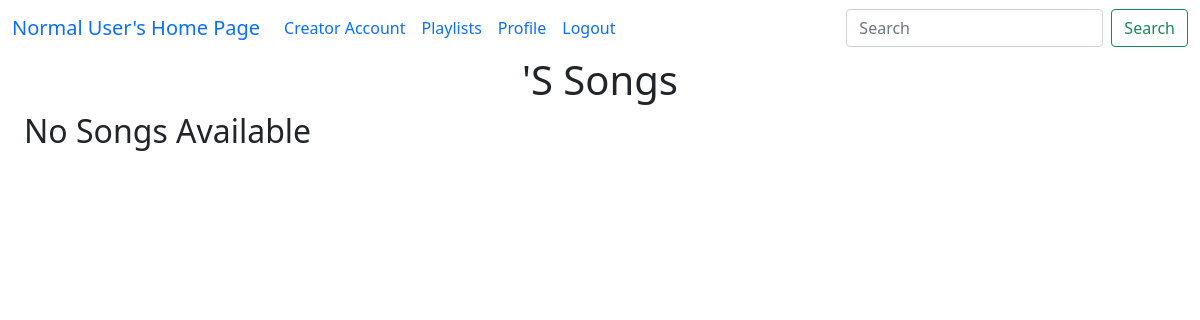
Page /playlist_songs/1/1 on the earlier database version.
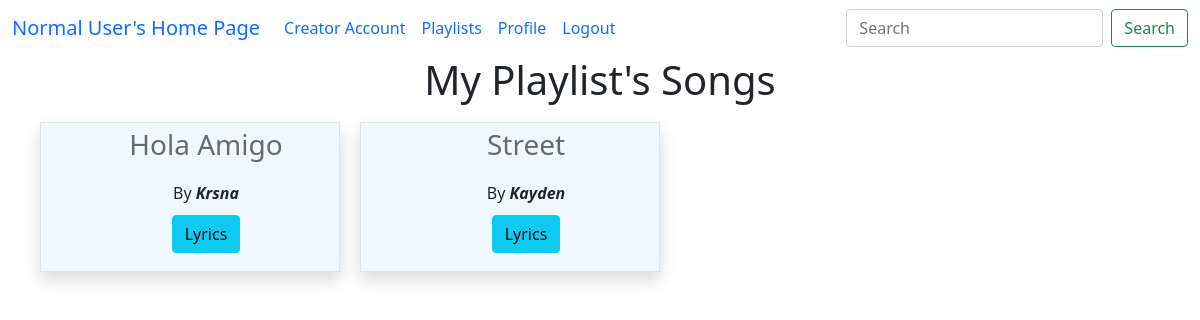
Same page on the later database version.
### model1.py (models this page shows, shortened)
class Playlist(db.Model):
    playlist_id = db.Column(db.Integer, primary_key=True)
    playlist_name = db.Column(db.String(100), nullable=False)
    user_id = db.Column(db.Integer, db.ForeignKey("user.user_id"), nullable=False)
    playlist_songs = db.relationship("Playlist_Songs", backref="playlist",cascade="all, delete")
    user = db.relationship("User", backref="playlists")

class Song(db.Model):
    song_id = db.Column(db.Integer, primary_key=True)
    song_name = db.Column(db.String(100), nullable=False)
    song_artist = db.Column(db.String(100))
    song_language = db.Column(db.String(30))
    song_genre = db.Column(db.String(50))
    song_lyrics = db.Column(db.Text())   # variable string size
    song_duration = db.Column(db.Integer)  # in seconds
    release_date = db.Column(db.String(20))
    creator_id = db.Column(db.Integer, db.ForeignKey("user.user_id"), nullable=False)
    album_id = db.Column(db.Integer, db.ForeignKey("album.album_id") ,default=None)
    song_path = db.Column(db.String(255),default=None)
    song_thumbnail = db.Column(db.String(255),default=None)
    song_play_count = db.Column(db.Integer, default=0)
    song_flag = db.Column(db.Boolean,default=False)
    song_avg_rating = db.Column(db.Float(), default=0) # included later during devlopement
    creator = db.relationship("User", backref="songs")

### app.py (the view)
@app.route("/playlist_songs/<int:u_id>/<int:p_id>", methods=["GET", "POST"])
def playlist_songs(u_id,p_id):
    user = User.query.get(u_id)
    playlist=Playlist.query.get(p_id)
    playlist_songs = Playlist_Songs.query.filter_by(playlist_id=p_id).all()
    songs=[]
    for p_songs in playlist_songs:
        s_id=p_songs.song_id
        song=Song.query.get(s_id)
        songs.append(song)
    if request.method=="GET":
        return render_template("playlists_songs.html",user=user,songs=songs,playlist=playlist)

### app.py (called while the page is built)
@app.context_processor
def search_processor():
    return {'searched': request.form.get("searched")}

### templates/playlists_songs.html (shortened to what this page needs)
<!doctype html>
<html lang="en">
<head>
    <link href="https://cdn.jsdelivr.net/npm/bootstrap@5.0.2/dist/css/bootstrap.min.css" rel="stylesheet"
>
</head>
<body>
    {% extends "general_user_navbar.html" %}
    {% block content %}
    <div class="container-fluid">
        <div class="container-fluid ">
            <h1 style="text-align: center;"><label for="songs">{{playlist.playlist_name}}'s Songs</label></h1>
                {% if songs|length == 0 %}
                <h2>No Songs Available</h2>
                {% else %}
                <div class=" songs container text-center " id="songs">
                <div class="row row-cols-4">
                    {% for song in songs %}
                    <div id="song" class="col  border border-primary-subtle shadow" style="text-transform: capitalize; ">
                        <ul type="none">
                            <li>
                                <p class="fs-3" ><a href="/play_song/{{user.user_id}}/{{song.song_id}}" style="text-decoration: none; color:dimgrey;" onmouseover="this.style.color='black'" onmouseout="this.style.color='dimgrey'" >{{song.song_name}}</a></p>
                            </li>
                            <li>by <b><i>{{song.song_artist}}</i></b></li>
                            <li style="margin: 10px;"><a class="btn btn btn-info"
                                    href="/user_song_lyrics/{{user.user_id}}/{{song.song_id}}" type="button">Lyrics</a></li>
                        </ul>
                    </div>
                    {% endfor %}
                </div>
                {% endif %}
            </div>
        </div>
    </div>
    {% endblock %}

Differences in the rows shown:
added Playlist: playlist_name "My Playlist"
now on this page (row unchanged): Song: song_name "Hola Amigo", song_artist "Krsna"
now on this page (row edited): Song: song_name "Street", song_artist "Kayden"
Other differences:
text no longer shown: "No Songs Available"
